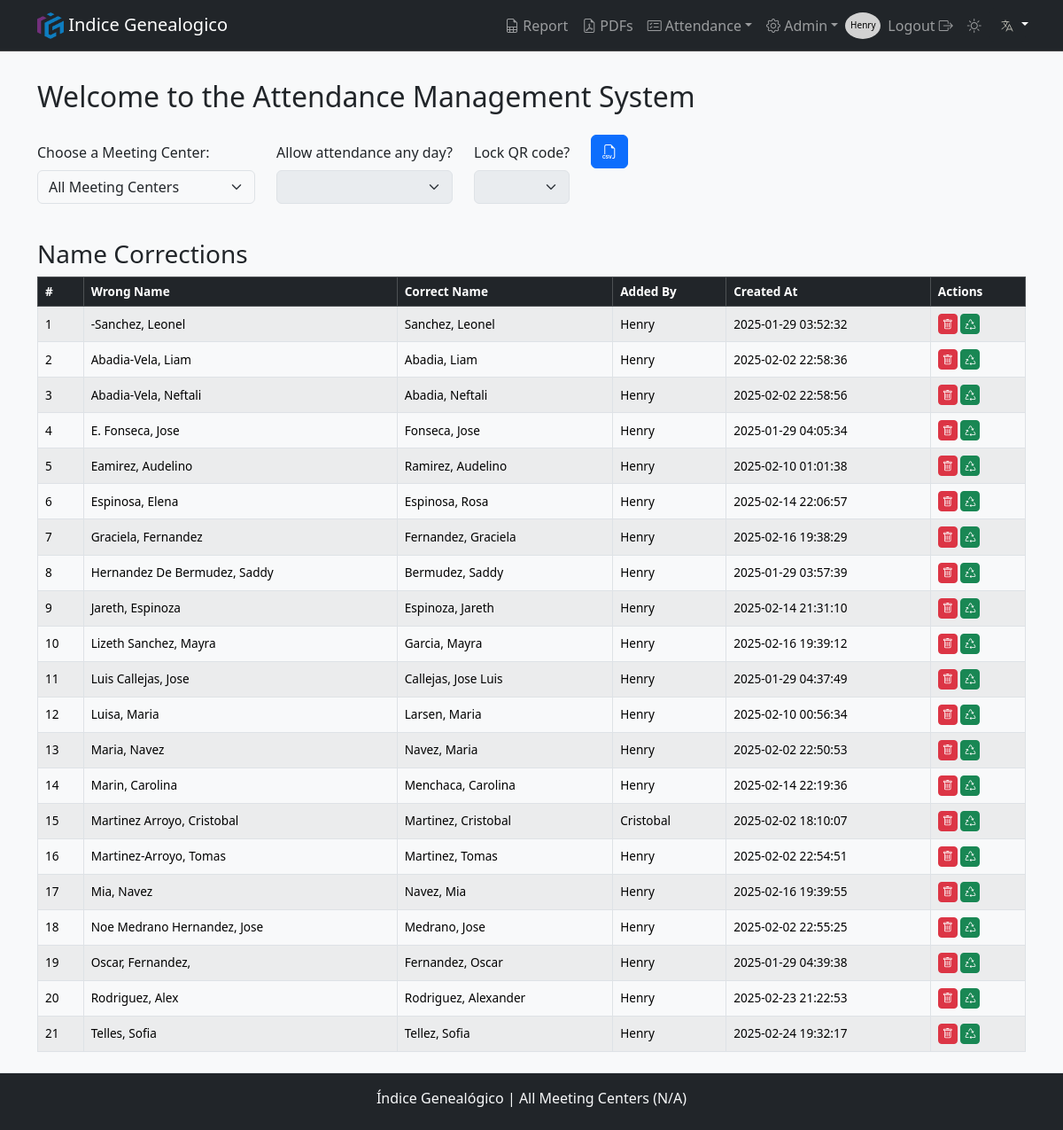
Page /admin/ (signed in) on the committed database.
### models.py (models this page shows, shortened)
class User(db.Model, UserMixin):
    __tablename__ = 'users'
    id                = db.Column(db.Integer, primary_key=True)
    username          = db.Column(db.String(80), nullable=False, unique=True)
    email             = db.Column(db.String(120), unique=True)
    name              = db.Column(db.String(20), nullable=False)
    lastname          = db.Column(db.String(20), nullable=False)
    password_hash     = db.Column(db.String(128), nullable=False)
    role              = db.Column(db.String(10), nullable=False, default='User')  # Puede ser 'Owner', 'Admin', 'User'
    is_active         = db.Column(db.Boolean, default=True)
    meeting_center_id = db.Column(db.Integer, db.ForeignKey('meeting_center.id'), nullable=False)  # Clave foránea
    organization_id   = db.Column(db.Integer, db.ForeignKey('organization.id'), nullable=False)  # Clave foránea

class NameCorrections(db.Model):
    __tablename__ = 'name_corrections'
    id                = db.Column(db.Integer, primary_key=True)
    wrong_name        = db.Column(db.String(50), nullable=False, unique=False)
    correct_name      = db.Column(db.String(50), nullable=False)
    meeting_center_id = db.Column(db.Integer, db.ForeignKey('meeting_center.id'), nullable=False)
    added_by          = db.Column(db.String(50), nullable=True)  # Opcional: para registrar quién hizo la corrección
    created_at        = db.Column(db.DateTime, default=datetime.utcnow, nullable=False)
    __table_args__ = (
        db.UniqueConstraint('wrong_name', 'meeting_center_id', name='uq_wrong_name_meeting_center'),
    )

### routes/admin.py (the view, shortened to what this page needs)
@bp_admin.route('/', methods=['GET', 'POST'])
@role_required('Admin', 'Super', 'Owner')
def admin():
    meeting_center_id = get_meeting_center_id()
    name_corrections_query = NameCorrections.query
    if meeting_center_id != 'all':
        name_corrections_query = name_corrections_query.filter_by(meeting_center_id=meeting_center_id)
    name_corrections = name_corrections_query.order_by(None).order_by(NameCorrections.wrong_name.asc()).all()
    code_verification_setting = Setup.query.filter_by(
        key='code_verification', meeting_center_id=meeting_center_id if meeting_center_id != 'all' else None
    ).first()
    bypass_enabled = request.args.get('bypass_enabled', 'false')
    verification_enabled = code_verification_setting.value if code_verification_setting else 'true'
    return render_template('admin.html',
                           verification_enabled = verification_enabled,
                           bypass_enabled       = bypass_enabled,
                           name_corrections     = name_corrections,
                           meeting_center_id    = meeting_center_id)

### app.py (called while the page is built)
def get_locale():
    lang = request.args.get('lang')
    if lang and lang in Config.LANGUAGES:
        session['lang'] = lang
        return lang
    if 'lang' in session and session['lang'] in Config.LANGUAGES:
        return session['lang']
    return request.accept_languages.best_match(Config.LANGUAGES)

### utils.py (called while the page is built)
def role_required(*roles):
    def decorator(f):
        @wraps(f)
        def decorated_function(*args, **kwargs):
            if g.user is None:  # Si no está autenticado, lo redirigimos a login
                return redirect(url_for('auth.login', next=request.url))
            user_role = session.get('role')  # Suponiendo que el rol se almacena en la sesión
            if user_role not in roles:
                flash(_('You do not have permission to perform this action.'), 'danger')
                return redirect(url_for('auth.login'))  # O podrías redirigir a otra página
            return f(*args, **kwargs)
        return decorated_function
    return decorator

def get_meeting_center_id():
    if session.get('role') == 'Owner':
        setup = Setup.query.filter_by(key='SelectedMeetingCenterId', meeting_center_id=1).first()
        if setup:
            return setup.value  # Retorna el valor del meeting_center_id almacenado en Setup
        return 'all'  # Si no hay valor en Setup, por defecto retorna 'all'
    return session.get('meeting_center_id')  # Para otros roles, usar el valor de la sesión

### templates/admin.html (shortened to what this page needs)
{% extends "layout.html" %}
{% block pageTitle %}{{ _('Welcome to the Attendance Management System') }}{% endblock %}
{% block content %}
{% if session['role'] == 'Owner' %}
<div class="form-group col-auto">
    <label class="my-2 mr-2 col-auto" for="meetingCenterSelector">{{ _('Choose a Meeting Center') }}:</label>
    <select class="form-select" id="meetingCenterSelector">
        <option value="all">{{ _('All Meeting Centers') }}</option>
    </select>
</div>
<form class="col-auto" id="bypassForm" method="POST" action="/admin/bypass">
    <div class="form-inline mb-3">
        <label class="my-2 mr-2 col-auto" for="bypass_restriction">{{ _('Allow attendance any day?') }} </label>
        <select class="form-select" name="bypass_restriction" id="bypass_restriction" data-toggle="tooltip"
            title="Activar esto permitirá registrar asistencia cualquier día de la semana en la unidad de prueba (ID = 2)."
            onchange="submitBypassForm()">
        </select>
    </div>
</form>
{% endif %}
<form class="col-auto" id="verificationForm" method="POST" action="/admin">
    <div class="form-inline mb-3">
        <label class="my-2 mr-2 col-auto" for="code_verification">{{ _('Lock QR code?') }} </label>
        <select class="form-select" name="code_verification" id="code_verification" data-toggle="tooltip"
            title="Al activar la Verificación de Domingo, solo se podrá usar la imagen de QR Code impresa para esa semana."
            onchange="submitVerificationForm()">
        </select>
    </div>
</form>
    {% if session['role'] == 'Owner' %}
    <div class="form-group col-auto">
        <div class="form-inline mb-3">
        <button type="button" class="btn btn-primary"
                href="{{ url_for('attendance.export_attendance', **request.args.to_dict()) }}"><i class="bi bi-filetype-csv"></i></button>
    </div>
    {% endif %}
</div>
    <div class="container my-4">
        <h3>Name Corrections</h3>
        <div id="name-corrections-container">
            {% include 'partials/tables/name_correction_table.html' %}
        </div>
    </div>
{% endblock %}

### templates/partials/navbar.html (shortened to what this page needs)
<nav class="navbar navbar-expand-lg bg-dark border-bottom border-body sticky-top" data-bs-theme="dark">
    <div class="container">
        <a class="navbar-brand" href="#"> <img src="{{ url_for('static', filename='/img/favicon/android-chrome-512x512.png') }}" alt="Logo" width="30" height="30" class="d-inline-block align-text-top"> Indice Genealogico </a>
        <div class="collapse navbar-collapse" id="navbarNav">
            <ul class="navbar-nav">
                {% if session['user_id'] %}
                    {% if session['role'] != 'Operator'%}
                        <li class="nav-item"><a class="nav-link {{ 'active' if request.endpoint == 'attendance.attendance_report' else '' }}" href="{{ url_for('attendance.attendance_report') }}"><i class="bi bi-file-earmark-spreadsheet"></i> {{ _('Report') }}</a></li>
                        <li class="nav-item"><a class="nav-link {{ 'active' if request.endpoint == 'pdf.list_pdfs' else '' }}" href="{{ url_for('pdf.list_pdfs') }}"><i class="bi bi-file-earmark-pdf"></i>  PDFs</a></li>
                        <li class="nav-item dropdown">
                            <a class="nav-link dropdown-toggle" href="#" id="navbarDropdown" role="button" data-toggle="dropdown" aria-haspopup="true" aria-expanded="false"><i class="bi bi-card-checklist"></i> {{ _('Attendance') }}</a>
                        </li>
                        {% if session['role'] in ['Owner', 'Admin', 'Super'] %}
                            <li class="nav-item dropdown">
                                <a class="nav-link dropdown-toggle" href="#" id="navbarDropdown" role="button" data-toggle="dropdown" aria-haspopup="true" aria-expanded="false"><i class="bi bi-gear"></i> {{ 'Admin' }}</a>
                                </li>
                        {% endif %}
                    {% endif %}
                    <div class="circle">
                        <a class="nav-link" href="{{ url_for('user.profile', id=session['user_id']) }}"><p style="color: black; font-size: 10px; display:block; padding-top: 15px;">{{ session['user_name'] }}</p></a>
                    </div>
                    <li class="nav-item"><a class="nav-link" href="{{ url_for('auth.logout') }}"></i>{{ _('Logout') }}  <i class="bi bi-box-arrow-right"></i></a></i></li>
                {% else %}
                    {% if request.endpoint != 'auth.login' %}
                        <li class="nav-item"><a class="nav-link" href="{{ url_for('auth.login') }}"><i class="bi bi-box-arrow-in-right"></i> {{ _('Login') }}</a></li>
                    {% endif %}
                {% endif %}
                <li class="nav-item"><a class="nav-link"  id="themeSwitcher" href=""></a></li>
                <div class="dropdown">
                    <button class="btn btn-dark dropdown-toggle" type="button" id="languageDropdown" data-bs-toggle="dropdown" aria-expanded="false">
                        <img class="langSelector"src="{{ url_for('static', filename='img/flags/lang.svg') }}" alt="{{ get_locale() }}" class="flag-icon">
                    </button>
                </div>
            </ul>
        </div>
    </div>
</nav>

### templates/partials/tables/name_correction_table.html
<table class="table table-bordered table-striped">
    <thead class="table-dark">
        <tr>
            <th>#</th>
            <th class="d-none d-md-table-cell">{{_('Wrong Name')}}</th>
            <th>{{_('Correct Name')}}</th>
            <th>{{_('Added By')}}</th>
            <th class="d-none d-md-table-cell">{{_('Created At')}}</th>
            <th>{{_('Actions')}}</th>
        </tr>
    </thead>
    <tbody>
      {% for correction in name_corrections | sort(attribute='wrong_name') %}
        <tr>
            <td>{{ loop.index }}</td>
            <td class="d-none d-md-table-cell">{{ correction.wrong_name }}</td>
            <td>{{ correction.correct_name }}</td>
            <td>{{ correction.added_by }}</td>
            <td class="d-none d-md-table-cell">{{ correction.created_at.strftime('%Y-%m-%d %H:%M:%S') }}</td>
            <td>
              <form  id="deleteForm-correction-{{ correction.id }}" method="POST" action="{{ url_for('correction.delete_name_correction', id=correction.id) }}" style="display:inline;">
                  <button type="button" class="btn btn-danger btn-sm" onclick="confirmDelete('correction', {{ correction.id }})">
                    <i class="bi bi-trash"></i>
                  </button>
              </form>
              <form method="POST" action="{{ url_for('correction.revert_name_correction', id=correction.id) }}" style="display:inline;" id="revert-form-{{ correction.id }}">
                  <button type="button" class="btn btn-success btn-sm" onclick="confirmRevert({{ correction.id }})">
                    <i class="bi bi-recycle"></i>
                  </button>
              </form>
          </td>
        </tr>
        {% endfor %}
    </tbody>
  </table>

### static/css/styles.css (style rules this page uses)
body { display: flex; min-height: 100vh; flex-direction: column; }
.navbar-collapse { -ms-flex-positive: 0; flex-grow: 0; }
.circle { border-radius: 50%; width: 40px; height: 30px; background-color: #d2d2d2; color: black; display: flex; justify-content: center; align-items: center; margin-top: 5px; }
[data-bs-theme="light"] { --bs-body-bg: #f8f9fa; --bs-body-color: #212529; --bs-link-color: #0d6efd; --bs-border-color: #dee2e6; --bs-btn-bg: #e9ecef; --bs-btn-hover-bg: #d6d8db; }
[data-bs-theme="dark"] { --bs-body-bg: #121212; --bs-body-color: #e9ecef; --bs-link-color: #66b2ff; --bs-border-color: #444; }
td button[type="button"], td a[type="button"] { padding: 4px; font-size: 0.75rem; line-height: 1; }
td button[type="button"] i, td a[type="button"] i { font-size: 0.75rem; padding: 0; line-height: 1; vertical-align: middle; }
table { font-size: 0.85rem; }
table th, table td { padding: 4px 8px; line-height: 1.2; vertical-align: middle; }
table th { font-weight: 600; }
.langSelector { color: #b5b5ac; }

### rows in the picture
User: user_name "Henry"
NameCorrections: wrong_name "-Sanchez, Leonel", correct_name "Sanchez, Leonel", added_by "Henry", created_at "2025-01-29 03:52:32"
NameCorrections: wrong_name "Abadia-Vela, Liam", correct_name "Abadia, Liam", added_by "Henry", created_at "2025-02-02 22:58:36"
NameCorrections: wrong_name "Abadia-Vela, Neftali", correct_name "Abadia, Neftali", added_by "Henry", created_at "2025-02-02 22:58:56"
NameCorrections: wrong_name "E. Fonseca, Jose", correct_name "Fonseca, Jose", added_by "Henry", created_at "2025-01-29 04:05:34"
NameCorrections: wrong_name "Eamirez, Audelino", correct_name "Ramirez, Audelino", added_by "Henry", created_at "2025-02-10 01:01:38"
NameCorrections: wrong_name "Espinosa, Elena", correct_name "Espinosa, Rosa", added_by "Henry", created_at "2025-02-14 22:06:57"
NameCorrections: wrong_name "Graciela, Fernandez", correct_name "Fernandez, Graciela", added_by "Henry", created_at "2025-02-16 19:38:29"
NameCorrections: wrong_name "Hernandez De Bermudez, Saddy", correct_name "Bermudez, Saddy", added_by "Henry", created_at "2025-01-29 03:57:39"
NameCorrections: wrong_name "Jareth, Espinoza", correct_name "Espinoza, Jareth", added_by "Henry", created_at "2025-02-14 21:31:10"
NameCorrections: wrong_name "Lizeth Sanchez, Mayra", correct_name "Garcia, Mayra", added_by "Henry", created_at "2025-02-16 19:39:12"
NameCorrections: wrong_name "Luis Callejas, Jose", correct_name "Callejas, Jose Luis", added_by "Henry", created_at "2025-01-29 04:37:49"
NameCorrections: wrong_name "Luisa, Maria", correct_name "Larsen, Maria", added_by "Henry", created_at "2025-02-10 00:56:34"
NameCorrections: wrong_name "Maria, Navez", correct_name "Navez, Maria", added_by "Henry", created_at "2025-02-02 22:50:53"
NameCorrections: wrong_name "Marin, Carolina", correct_name "Menchaca, Carolina", added_by "Henry", created_at "2025-02-14 22:19:36"
NameCorrections: wrong_name "Martinez Arroyo, Cristobal", correct_name "Martinez, Cristobal", added_by "Cristobal", created_at "2025-02-02 18:10:07"
NameCorrections: wrong_name "Martinez-Arroyo, Tomas", correct_name "Martinez, Tomas", added_by "Henry", created_at "2025-02-02 22:54:51"
NameCorrections: wrong_name "Mia, Navez", correct_name "Navez, Mia", added_by "Henry", created_at "2025-02-16 19:39:55"
NameCorrections: wrong_name "Noe Medrano Hernandez, Jose", correct_name "Medrano, Jose", added_by "Henry", created_at "2025-02-02 22:55:25"
NameCorrections: wrong_name "Oscar, Fernandez,", correct_name "Fernandez, Oscar", added_by "Henry", created_at "2025-01-29 04:39:38"
NameCorrections: wrong_name "Rodriguez, Alex", correct_name "Rodriguez, Alexander", added_by "Henry", created_at "2025-02-23 21:22:53"
NameCorrections: wrong_name "Telles, Sofia", correct_name "Tellez, Sofia", added_by "Henry", created_at "2025-02-24 19:32:17"

### other values in the picture
{{ 'Admin' }} "Admin"
{{ session['meeting_center_name'] }} "All Meeting Centers"
{{ session['meeting_center_number'] }} "N/A"
